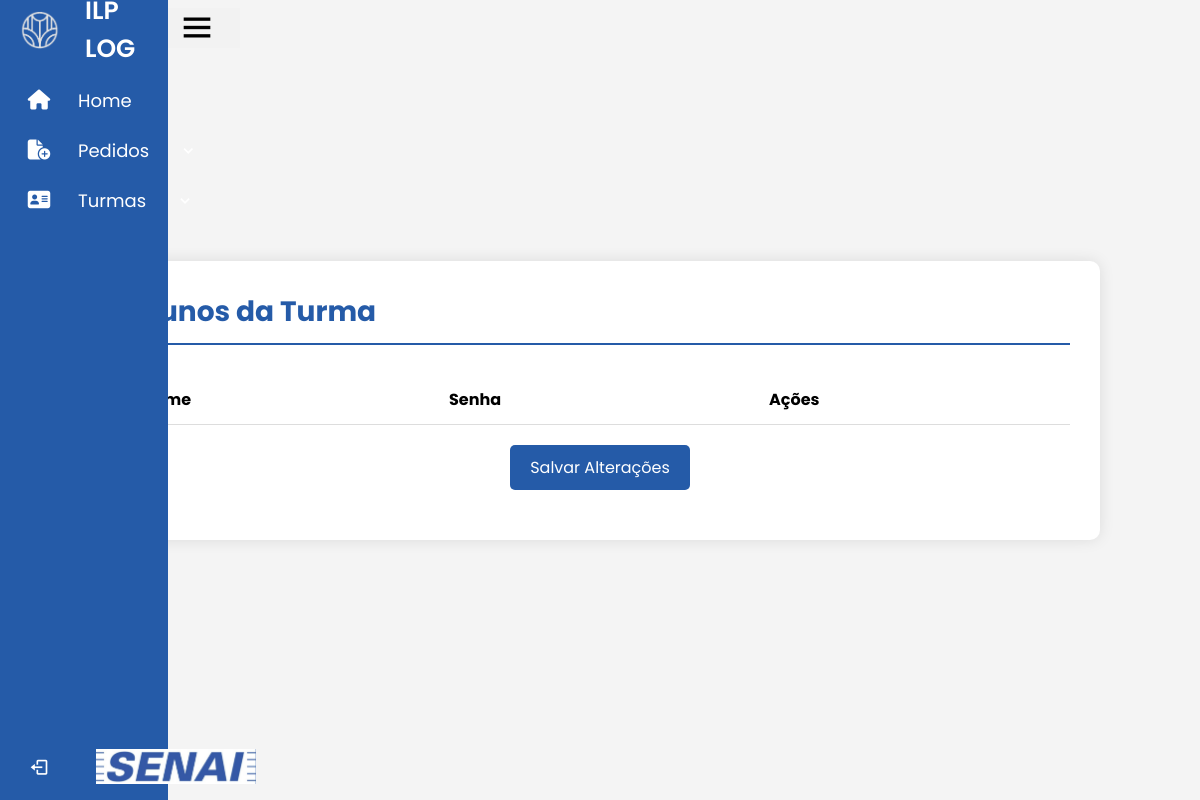
The app's page /SENAI_LOGISTICA/homeProf/turmas/alunos.php?turma_id=24, older data.
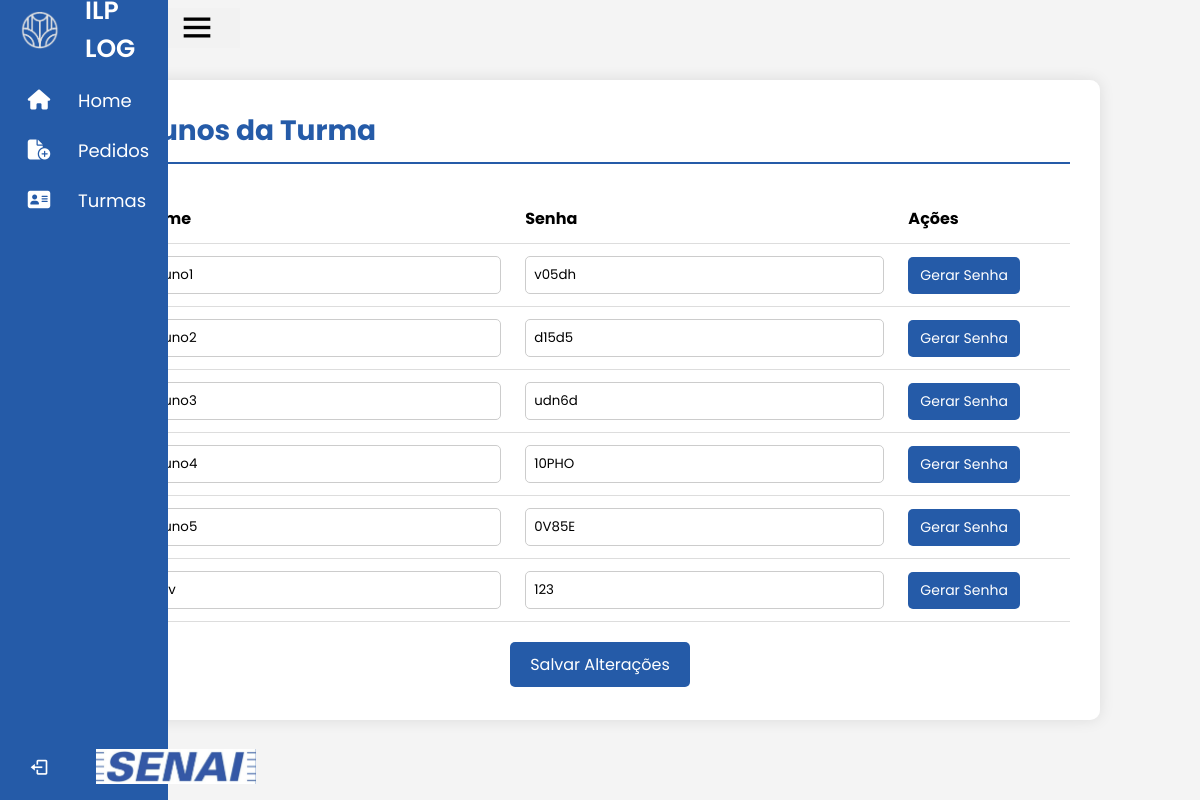
The same page, newer data.
### tables this page shows
CREATE TABLE `alunos` (
  `id` int(11) NOT NULL,
  `nome` varchar(60) NOT NULL,
  `senha` varchar(255) NOT NULL,
  `turma_id` int(11) NOT NULL
);

### SENAI_LOGISTICA/homeProf/turmas/alunos.php (the view, shortened to what this page needs)
<?php
include "../../sidebarPROF.php";
$hostname = "127.0.0.1";
$user = "root";
$password = "root";
$database = "senai";
$conexao = new mysqli($hostname, $user, $password, $database);
$turma_id = $_GET['turma_id'] ?? '';
$sql = "SELECT * FROM `alunos` WHERE `turma_id` = '$turma_id'";
$resultado = $conexao->query($sql);
?>
<!DOCTYPE html>
<html lang="en">
<head>
</head>
<body>
    <div class="container">
        <div class="header">
        <h1>Alunos da Turma</h1>
        </div>
        <form method="post" action="salvar_alunos.php">
            <div class="divTable">
                <table>
                    <thead>
                        <tr>
                            <th>Nome</th>
                            <th>Senha</th>
                            <th>Ações</th>
                        </tr>
                    </thead>
                    <tbody>
                        <?php while ($row = $resultado->fetch_assoc()): ?>
                            <tr>
                                <td>
                                    <input type="text" name="nome[]" value="<?= htmlspecialchars($row['nome']) ?>" required>
                                </td>
                                <td>
                                    <input type="text" name="senha[]" value="<?= htmlspecialchars($row['senha']) ?>" required>
                                </td>
                                <td>
                                    <button type="button" class="button-action" onclick="gerarSenha(this)">Gerar Senha</button>
                                </td>
                            </tr>
                        <?php endwhile; ?>
                    </tbody>
                </table>
            </div>
            <button class="button-79" type="submit">Salvar Alterações</button>
        </form>
    </div>
</body>
</html>

Row changes from the older to the newer data that the page shows:
added alunos: nome "aluno1", senha "v05dh"
added alunos: nome "aluno2", senha "d15d5"
added alunos: nome "aluno3", senha "udn6d"
added alunos: nome "aluno4", senha "10PHO"
added alunos: nome "aluno5", senha "0V85E"
added alunos: nome "dev", senha "123"
